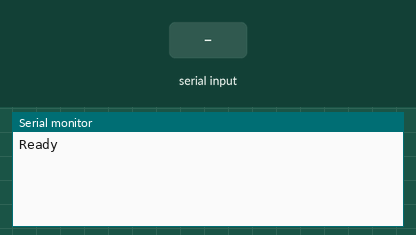
A sketch run on a simulated Arduino Uno, built with avr-gcc and run on an emulated ATmega328P. Shown: the last lines printed to the serial monitor. The test bench sets the inputs (shaded band).

Above: at 1.2 s.
1.3 s: "4\n" received over Serial
At 2.2 s:
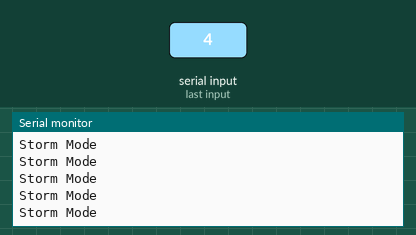
3.2 s: "3\n" received over Serial
At 3.8 s:
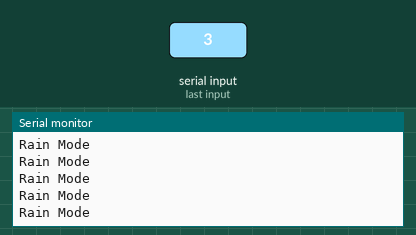
5.1 s: "2\n" received over Serial
At 6.2 s:
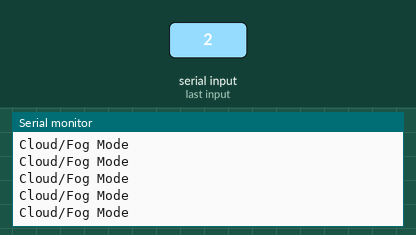
7.0 s: "1\n" received over Serial
At 8.0 s:
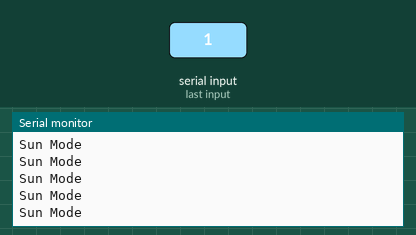

The sketch:

getMode.ino
```cpp
#include <Servo.h>


int val;

void setup() {
  // put your setup code here, to run once:
  Serial.begin(115200);
  Serial.setTimeout(1);
  Serial.println("Ready");
}

void loop() {
  // put your main code here, to run repeatedly:
  if (Serial.available() > 0) {
    val = Serial.readString().toInt();
  }
  if (val == 4) {
    Serial.println("Storm Mode");
  }
  else if (val == 3) {
    Serial.println("Rain Mode");
  }
  else if (val == 2) {
    Serial.println("Cloud/Fog Mode");
  }
  else if (val == 1) {
    Serial.println("Sun Mode");
  }
  delay(15);
}
```

Measured:
- after the input at 1.3 s, the serial monitor: prints a new line at once (image 1)
- after the input at 3.2 s, the serial monitor: prints a new line at once (image 2)
- after the input at 5.1 s, the serial monitor: prints a new line at once (image 3)
- after the input at 7.0 s, the serial monitor: prints a new line at once (image 4)
